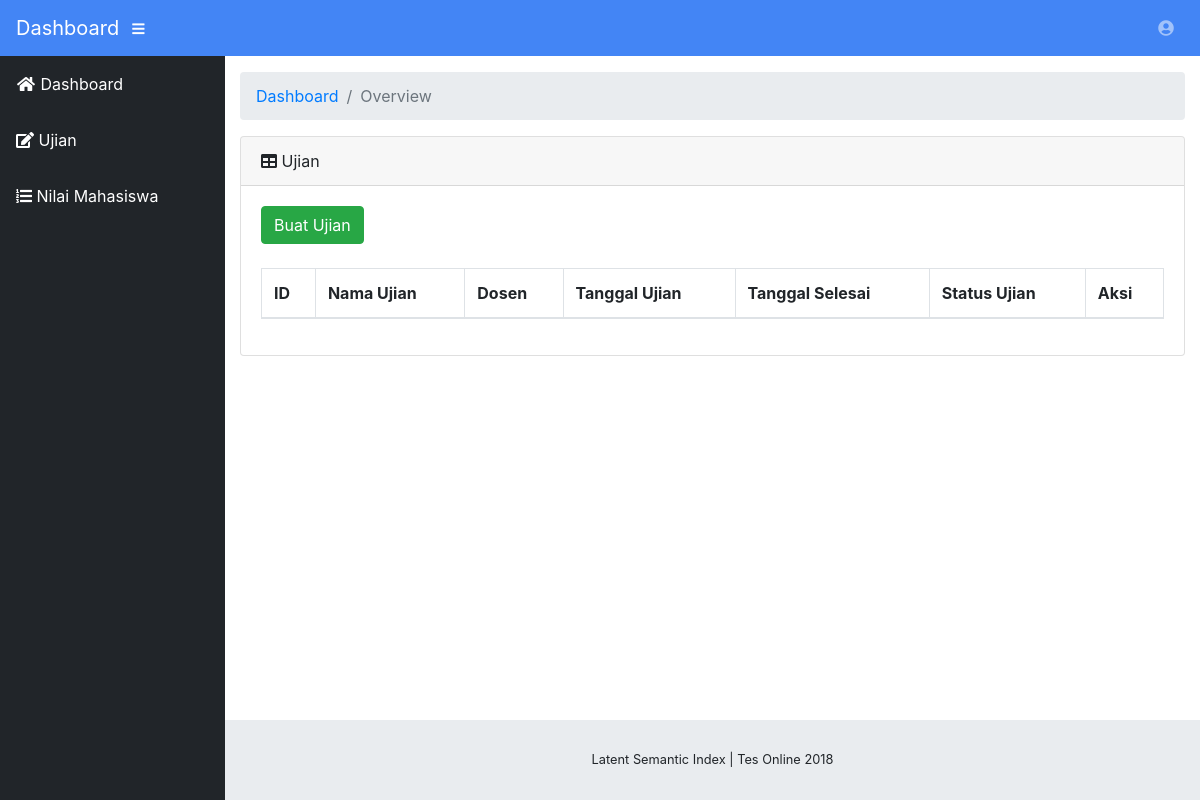
Before: /include/dosen/index.php?page=ujian with the older database file.
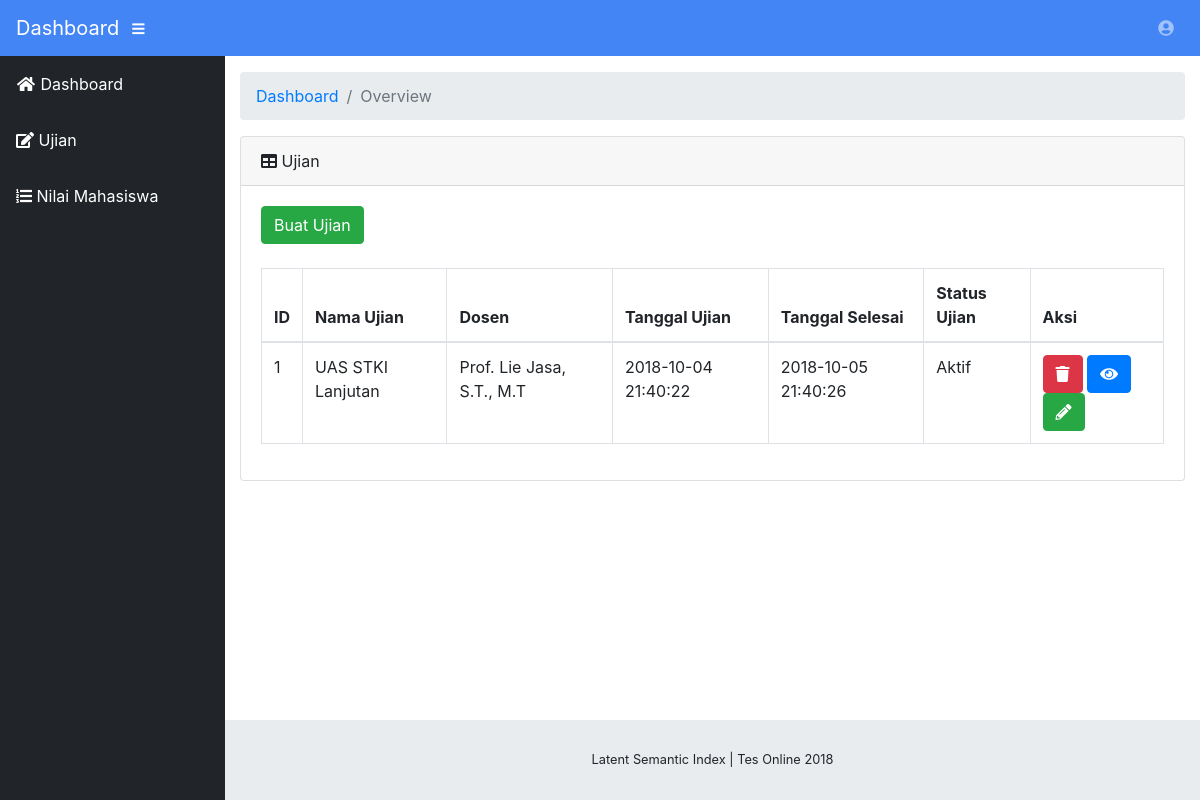
After: the same page with the newer database file.
### tables this page shows
CREATE TABLE `tb_ujian` (
  `id_ujian` int(10) NOT NULL AUTO_INCREMENT,
  `nama_ujian` varchar(255) DEFAULT NULL,
  `tgl_buat_ujian` datetime DEFAULT NULL,
  `tgl_selesai_ujian` datetime DEFAULT NULL,
  `id_dosen` int(11) DEFAULT NULL,
  `status_ujian` enum('Aktif','Selesai','Dihapus') DEFAULT NULL,
  PRIMARY KEY (`id_ujian`),
  KEY `id_dosen` (`id_dosen`),
  CONSTRAINT `tb_ujian_ibfk_1` FOREIGN KEY (`id_dosen`) REFERENCES `tb_dosen` (`id_dosen`)
);

CREATE TABLE `tb_dosen` (
  `id_dosen` int(10) NOT NULL AUTO_INCREMENT,
  `nama_dosen` varchar(255) DEFAULT NULL,
  `username_dosen` varchar(255) DEFAULT NULL,
  `password_dosen` varchar(255) DEFAULT NULL,
  PRIMARY KEY (`id_dosen`)
);

### include/dosen/content_ujian.php (the view)
<div class="card mb-3">
	<div class="card-header">
		<i class="fas fa-table"></i> Ujian
	</div>
	<div class="card-body">
		<a class="btn-success btn" href="?page=ujian&aksi=buat_ujian">Buat Ujian</a><br /><br />
		<div class="table-responsive">
			<table class="table table-bordered" id="dataTable" width="100%" cellspacing="0">
				<thead>
					<tr>
						<th>ID</th>
						<th>Nama Ujian</th>
						<th>Dosen</th>
						<th>Tanggal Ujian</th>
						<th>Tanggal Selesai</th>
						<th>Status Ujian</th>
						<th>Aksi</th>
					</tr>
				</thead>
				<tbody>
					<?php
						$semua_ujian = mysqli_query($conn, "SELECT * FROM tb_ujian INNER JOIN tb_dosen ON tb_ujian.`id_dosen`=tb_dosen.`id_dosen` WHERE status_ujian != 'Dihapus' ");
						foreach ($semua_ujian as $ujian) {
					?>
					<tr>
						<td><?php echo $ujian['id_ujian']?></td>
						<td><?php echo $ujian['nama_ujian']?></td>
						<td><?php echo $ujian['nama_dosen']?></td>
						<td><?php echo $ujian['tgl_buat_ujian']?></td>
						<td><?php echo $ujian['tgl_selesai_ujian']?></td>
						<td><?php echo $ujian['status_ujian'] ?></td>
						<td>
							<a class="btn btn-danger" href="?page=ujian&id_ujian=<?php echo $ujian['id_ujian'] ?>&aksi=hapus">
								<i class="fas fa-trash"></i>
							</a>
							<a class="btn btn-primary" href="?page=ujian&id_ujian=<?php echo $ujian['id_ujian'] ?>">
								<i class="fas fa-eye"></i>
							</a>
							<a class="btn btn-success" href="?page=ujian&id_ujian=<?php echo $ujian['id_ujian'] ?>&aksi=edit">
								<i class="fas fa-pencil-alt"></i>
							</a>
						</td>
					</tr>
					<?php
						}
					?>
				</tbody>
			</table>
		</div>
	</div>
</div>

Changed rows visible on the page:
now on this page (row edited): tb_ujian: id_ujian "1", nama_ujian "UAS STKI Lanjutan", id_dosen.nama_dosen "Prof. Lie Jasa, S.T., M.T", tgl_buat_ujian "2018-10-04 21:40:22", tgl_selesai_ujian "2018-10-05 21:40:26", status_ujian "Aktif"
